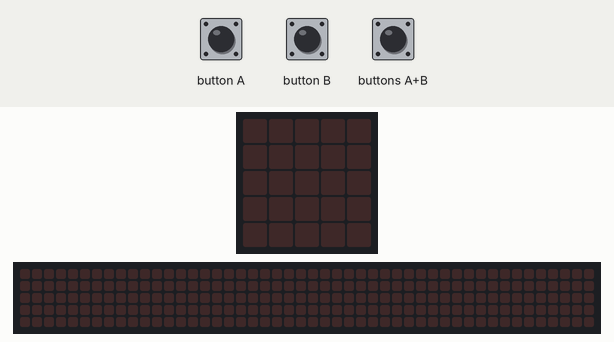
Simulated run of this program. Board: BBC micro:bit (MakeCode). On the bench: the board's 5×5 LED display, a strip that is not on the board, showing the scrolling text unrolled. The inputs (shaded band) are chosen by the test bench. The 48×5 strip is a reading aid, not a part: it shows the text the display is scrolling, unrolled, one strip-width of it at a time.

Above: at 1.2 s.
1.3 s: buttons A+B pressed for 0.15 s
At 3.92 s:
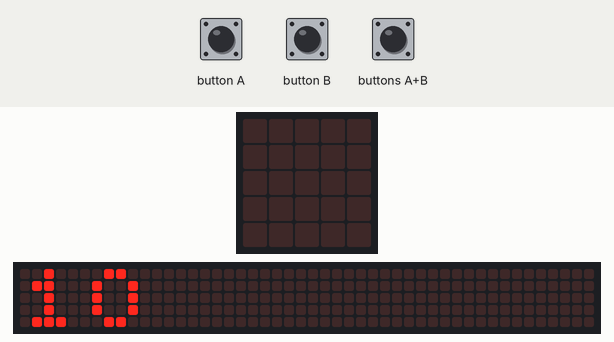
4.3 s: button A pressed for 0.15 s
At 7.2 s:
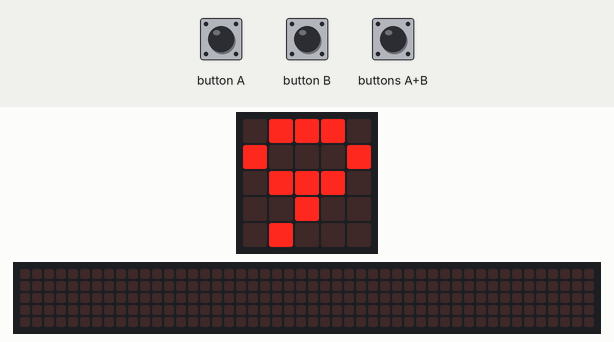
7.3 s: buttons A+B pressed for 1 s
At 8.72 s:
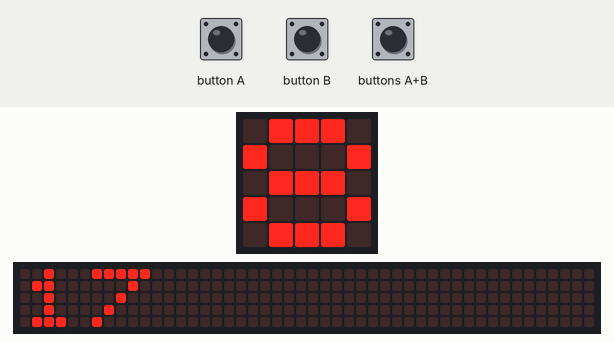
10.3 s: button B pressed for 0.15 s
At 11.72 s:
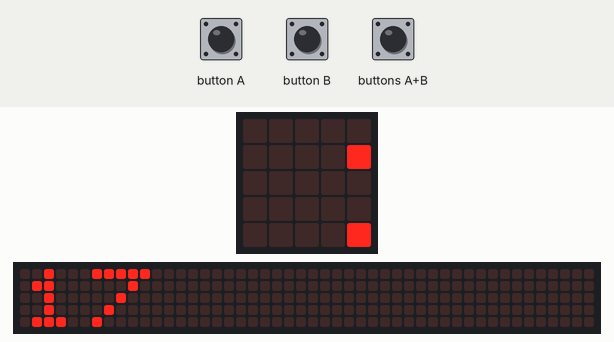

Measured:
- after the input at 1.3 s, the display: changes after 0.15 s (image 1)
- after the input at 4.3 s, the display: first changes after 0.15 s (image 2 shows a later state)
- after the input at 7.3 s, the display: first differs from a run without the input after 1.4 s (image 3)
- what the display in image 1 shows lasts 0.5 s, from 3.7 s to 4.2 s

The program:

main.ts
```typescript
input.onButtonPressed(Button.A, function () {
    while (true) {
        basic.showNumber(sdfsdf)
        sdfsdf += -1
        if (sdfsdf == -1) {
            sdfsdf = 0
            basic.clearScreen()
            break;
        }
    }
})
input.onButtonPressed(Button.AB, function () {
    sdfsdf += 10
    basic.showNumber(sdfsdf)
    basic.pause(100)
    basic.clearScreen()
})
input.onButtonPressed(Button.B, function () {
    sdfsdf += 1
    basic.showNumber(sdfsdf)
    basic.pause(100)
    basic.clearScreen()
})
let sdfsdf = 0
sdfsdf = 0
```

test.ts
```typescript
// 테스트는 여기로 이동합니다; 이 패키지가 확장으로 사용될 때 컴파일되지 않을 것 입니다.
```
